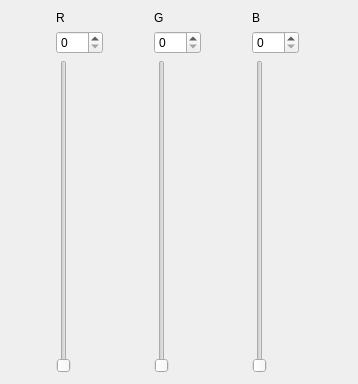
<?xml version="1.0" encoding="UTF-8"?>
<ui version="4.0">
 <class>Form</class>
 <widget class="QWidget" name="Form">
  <property name="geometry">
   <rect>
    <x>0</x>
    <y>0</y>
    <width>358</width>
    <height>384</height>
   </rect>
  </property>
  <property name="windowTitle">
   <string>Form</string>
  </property>
  <layout class="QHBoxLayout" name="horizontalLayout">
   <item>
    <layout class="QGridLayout" name="gridLayout">
     <item row="0" column="0">
      <widget class="QLabel" name="label">
       <property name="text">
        <string>R</string>
       </property>
      </widget>
     </item>
     <item row="1" column="0">
      <widget class="QSpinBox" name="spinBox">
       <property name="maximum">
        <number>255</number>
       </property>
      </widget>
     </item>
     <item row="2" column="0">
      <widget class="QSlider" name="verticalSlider">
       <property name="maximum">
        <number>255</number>
       </property>
       <property name="orientation">
        <enum>Qt::Vertical</enum>
       </property>
      </widget>
     </item>
    </layout>
   </item>
   <item>
    <layout class="QGridLayout" name="gridLayout_2">
     <item row="0" column="0">
      <widget class="QLabel" name="label_2">
       <property name="text">
        <string>G</string>
       </property>
      </widget>
     </item>
     <item row="1" column="0">
      <widget class="QSpinBox" name="spinBox_2">
       <property name="maximum">
        <number>255</number>
       </property>
      </widget>
     </item>
     <item row="2" column="0">
      <widget class="QSlider" name="verticalSlider_2">
       <property name="maximum">
        <number>255</number>
       </property>
       <property name="orientation">
        <enum>Qt::Vertical</enum>
       </property>
      </widget>
     </item>
    </layout>
   </item>
   <item>
    <layout class="QGridLayout" name="gridLayout_3">
     <item row="0" column="0">
      <widget class="QLabel" name="label_3">
       <property name="text">
        <string>B</string>
       </property>
      </widget>
     </item>
     <item row="1" column="0">
      <widget class="QSpinBox" name="spinBox_3">
       <property name="maximum">
        <number>255</number>
       </property>
      </widget>
     </item>
     <item row="2" column="0">
      <widget class="QSlider" name="verticalSlider_3">
       <property name="maximum">
        <number>255</number>
       </property>
       <property name="orientation">
        <enum>Qt::Vertical</enum>
       </property>
      </widget>
     </item>
    </layout>
   </item>
  </layout>
 </widget>
 <resources/>
 <connections>
  <connection>
   <sender>spinBox</sender>
   <signal>valueChanged(int)</signal>
   <receiver>verticalSlider</receiver>
   <slot>setValue(int)</slot>
   <hints>
    <hint type="sourcelabel">
     <x>57</x>
     <y>38</y>
    </hint>
    <hint type="destinationlabel">
     <x>54</x>
     <y>71</y>
    </hint>
   </hints>
  </connection>
  <connection>
   <sender>verticalSlider</sender>
   <signal>valueChanged(int)</signal>
   <receiver>spinBox</receiver>
   <slot>setValue(int)</slot>
   <hints>
    <hint type="sourcelabel">
     <x>53</x>
     <y>172</y>
    </hint>
    <hint type="destinationlabel">
     <x>78</x>
     <y>38</y>
    </hint>
   </hints>
  </connection>
  <connection>
   <sender>spinBox_2</sender>
   <signal>valueChanged(int)</signal>
   <receiver>verticalSlider_2</receiver>
   <slot>setValue(int)</slot>
   <hints>
    <hint type="sourcelabel">
     <x>183</x>
     <y>43</y>
    </hint>
    <hint type="destinationlabel">
     <x>169</x>
     <y>91</y>
    </hint>
   </hints>
  </connection>
  <connection>
   <sender>verticalSlider_2</sender>
   <signal>valueChanged(int)</signal>
   <receiver>spinBox_2</receiver>
   <slot>setValue(int)</slot>
   <hints>
    <hint type="sourcelabel">
     <x>174</x>
     <y>180</y>
    </hint>
    <hint type="destinationlabel">
     <x>192</x>
     <y>35</y>
    </hint>
   </hints>
  </connection>
  <connection>
   <sender>spinBox_3</sender>
   <signal>valueChanged(int)</signal>
   <receiver>verticalSlider_3</receiver>
   <slot>setValue(int)</slot>
   <hints>
    <hint type="sourcelabel">
     <x>299</x>
     <y>38</y>
    </hint>
    <hint type="destinationlabel">
     <x>282</x>
     <y>93</y>
    </hint>
   </hints>
  </connection>
  <connection>
   <sender>verticalSlider_3</sender>
   <signal>valueChanged(int)</signal>
   <receiver>spinBox_3</receiver>
   <slot>setValue(int)</slot>
   <hints>
    <hint type="sourcelabel">
     <x>285</x>
     <y>173</y>
    </hint>
    <hint type="destinationlabel">
     <x>306</x>
     <y>36</y>
    </hint>
   </hints>
  </connection>
 </connections>
</ui>
